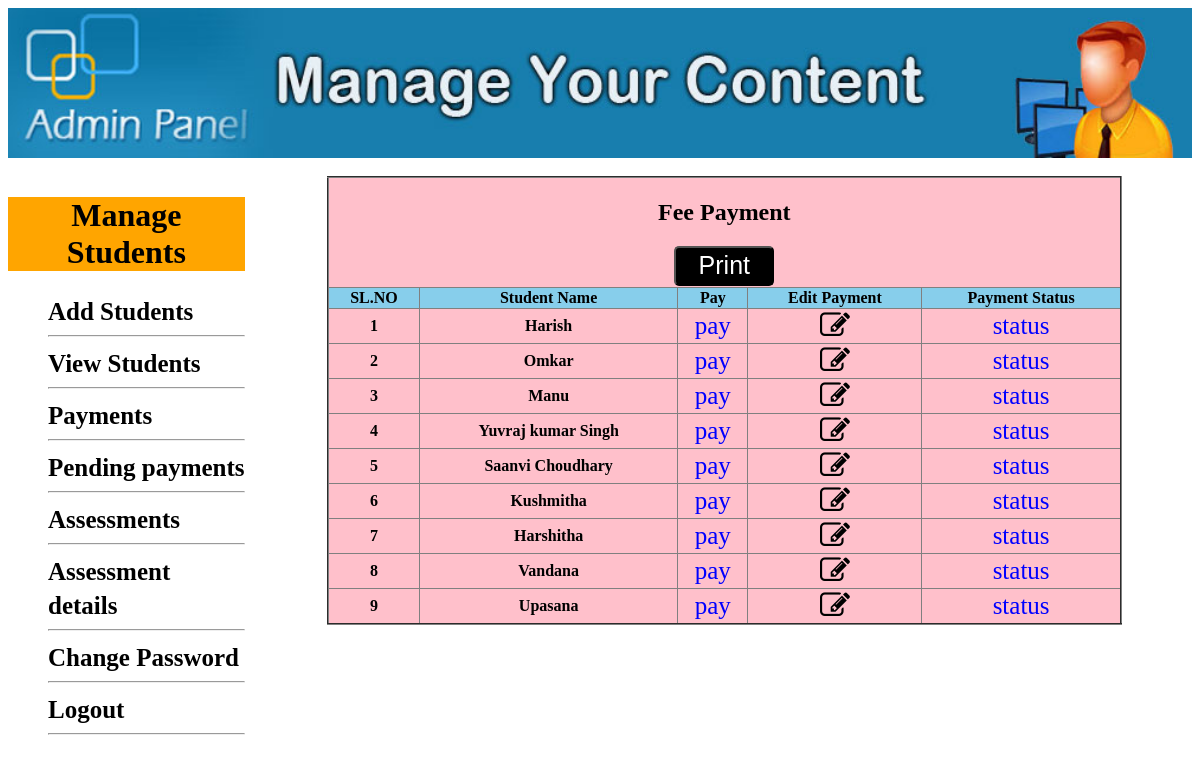
The page /managestud.php?payments (signed in) on the database its author committed.
### tables this page shows
CREATE TABLE `students` (
  `id` int(100) NOT NULL,
  `name` varchar(100) NOT NULL,
  `course` varchar(100) NOT NULL,
  `fee` int(100) NOT NULL,
  `data` timestamp NOT NULL DEFAULT CURRENT_TIMESTAMP ON UPDATE CURRENT_TIMESTAMP
);

### payments.php (the view, shortened to what this page needs)
<table width="795" align="center" bgcolor="pink" border="2" style="border-collapse: collapse;">
		<tr align="center">
		<td colspan="6">
			<h2>Fee Payment</h2>
			<button style="background-color: black; color: white; cursor: pointer; width: 100px; height: 40px; font-size: 25px; border-radius: 5px;" type="button" class="btn" onclick="print()">Print</button>
		</td>
	</tr>
	<tr align="center" bgcolor="skyblue">
		<th>
			SL.NO
		</th>
		<th>
			Student Name
		</th>
		<th>Pay</th>
		<th>Edit Payment</th>
		<th>Payment Status</th>
	</tr>
	<?php
include("db.php");
$sql = "select * from students";
$run = mysqli_query($con, $sql);
while($row = mysqli_fetch_array($run)){
$stud_id = $row['id'];
$studname = $row['name'];
?>
<tr align="center">
	<td><b><?php echo "$stud_id";  ?></b></td>
	<td><b><?php echo "$studname"; ?></b></td>
	<td><a style="color: blue;" href="managestud.php?payamt=<?php  echo $stud_id;  ?>">pay</a></td>
	<td><a href="managestud.php?update_fee=<?php  echo $stud_id;  ?>"><i class="fa fa-edit" style="font-size:30px"></i></a></td>
	<td><a style="color: blue;" href="managestud.php?status=<?php echo $stud_id;  ?>">status</a></td>
	</tr>
	<?php  } ?>
</table>

### css/style.css (style rules this page uses)
.slide-left li, a { color: black; text-decoration: none; font-size: 25px; }

### rows shown on the page
students: id "1", name "Harish"
students: id "2", name "Omkar"
students: id "3", name "Manu"
students: id "4", name "Yuvraj kumar Singh"
students: id "5", name "Saanvi Choudhary"
students: id "6", name "Kushmitha"
students: id "7", name "Harshitha"
students: id "8", name "Vandana"
students: id "9", name "Upasana"
